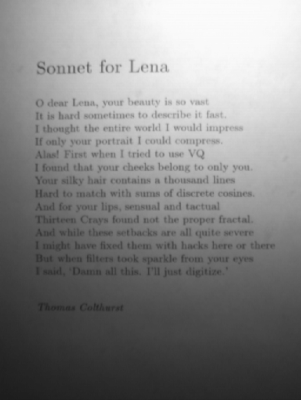
#> input picture 1007/example/word.png, 301 x 400 px, found by its file name
$ python 1007_word.py
#> lines starting #> are read from the running program, lines starting #| are printed output that depends on the picture; after the words box and inside, x2 and y2 are one past the last pixel; in counts of white or black regions, pixels touching at a corner belong together
### mytools.py
def save_file(dir, filename):
    import os
    import cv2
    try:
        # 使用mkdir若沒有父目錄會出問題
        os.makedirs(dir, exist_ok=True)
    except: pass
    for file, img in filename:
        file_path = os.path.join(dir, file)
        cv2.imwrite(file_path, img)


### 1007/1007_word.py
import cv2
import numpy as np
import os

img = cv2.imread('1007/example/word.png', cv2.IMREAD_GRAYSCALE)
#> img is the input picture: shape (400, 301); min 28, max 251, mean 133.1

threshold = cv2.adaptiveThreshold(img,255,cv2.ADAPTIVE_THRESH_GAUSSIAN_C,\
            cv2.THRESH_BINARY,3,2)
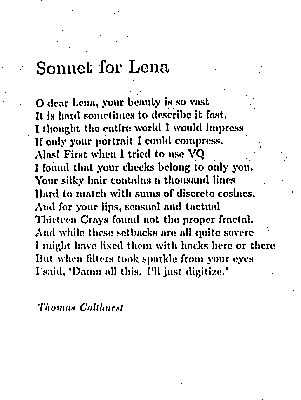
#> threshold: shape (400, 301); 93.6% white; black in thin lines or dots
cv2.imshow('threshold', threshold)

kernel = cv2.getStructuringElement(cv2.MORPH_ELLIPSE, (2, 3))
''' 因為是白底黑字，所以erode和dilate要相反操作! '''
erode = cv2.erode(threshold, kernel)
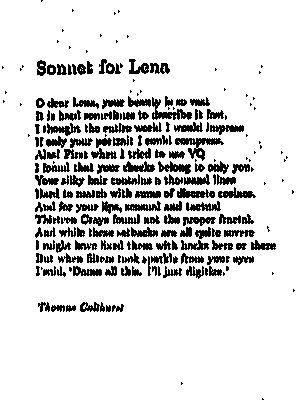
#> erode: shape (400, 301); 86.2% white; 236 black regions (63 under 20 px), largest, box (x1, y1, x2, y2) and area: (175, 138, 224, 161) 400, (152, 97, 192, 120) 322, (177, 188, 215, 198) 241
dilate = cv2.dilate(erode, kernel)
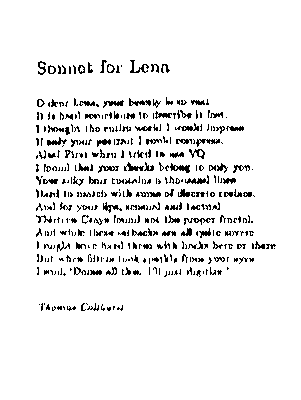
#> dilate: shape (400, 301); 93.4% white; black in thin lines or dots, all inside (x1, y1, x2, y2) = (36, 60, 276, 311)
cv2.imshow('open', dilate)
''' 用膨脹去變成連線 '''
kernel_dil = cv2.getStructuringElement(cv2.MORPH_RECT, (11, 1))
erode_line = cv2.erode(dilate, kernel_dil)
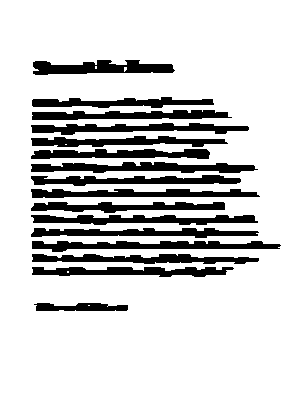
#> erode_line: shape (400, 301); 81.7% white; 16 black regions, largest, box (x1, y1, x2, y2) and area: (31, 162, 258, 173) 1656, (32, 241, 281, 252) 1645, (31, 215, 258, 225) 1532
cv2.imshow('dilate', erode_line)

cv2.waitKey(0)

# 存檔
try:
    import os
    import sys
    sys.path.append(os.getcwd())
    import mytools # from mytools.py
    mytools.save_file('1007/result/hk1',
                      [['word-binary.png', threshold],
                       ['word-open.png', dilate],
                       ['word-dilate.png', erode_line]])
except:
    print('存檔失敗QQ')
'''
第一張 二質化
去雜訊
連起來
'''

$ run again, with 1007/example/T_pic.png copied over 1007/example/word.png
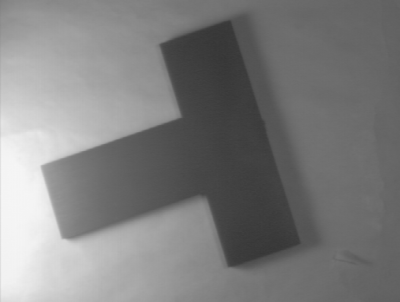
#> input picture 1007/example/T_pic.png, 400 x 302 px, found by its file name
#> img is the input picture: shape (302, 400); min 53, max 246, mean 126.3
#> `threshold = cv2.adaptiveThreshold(img,255,cv2.ADAPTIVE_THRESH_GAUSSIAN..`:
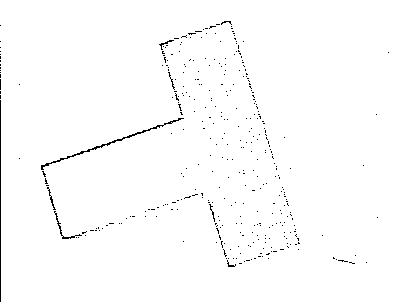
#> threshold: shape (302, 400); 98.9% white; black in thin lines or dots
#> erode: shape (302, 400); 97% white; 203 black regions (186 under 20 px), largest, box (x1, y1, x2, y2) and area: (41, 117, 185, 240) 880, (0, 50, 2, 302) 489, (181, 20, 262, 120) 381
#> dilate: shape (302, 400); 98.9% white; 98 black regions (91 under 20 px), largest, box (x1, y1, x2, y2) and area: (0, 51, 2, 302) 467, (42, 118, 184, 178) 288, (46, 179, 87, 239) 147
#> `erode_line = cv2.erode(dilate, kernel_dil)`:
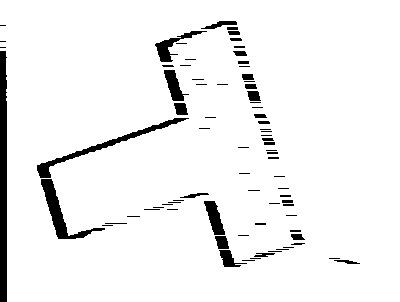
#> erode_line: shape (302, 400); 94.4% white; 78 black regions (41 under 20 px), largest, box (x1, y1, x2, y2) and area: (0, 51, 7, 302) 1722, (37, 118, 189, 178) 894, (41, 179, 105, 239) 852

$ run again, with 1007/example/coin.jpg saved as 1007/example/word.png
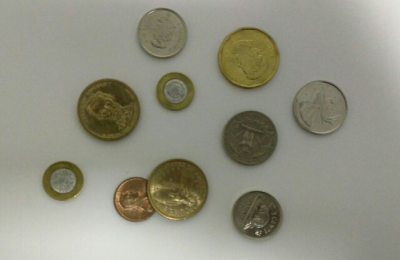
#> input picture 1007/example/coin.jpg, 400 x 260 px, found by its file name
#> `threshold = cv2.adaptiveThreshold(img,255,cv2.ADAPTIVE_THRESH_GAUSSIAN..`:
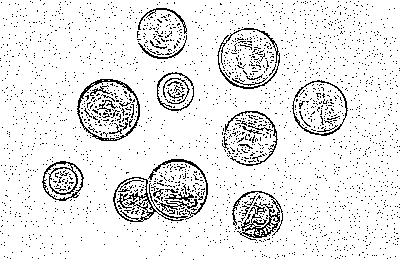
#> threshold: shape (260, 400); 91.2% white; black in thin lines or dots
#> erode: shape (260, 400); 77.4% white; 1274 black regions (1250 under 20 px), largest, box (x1, y1, x2, y2) and area: (113, 158, 209, 225) 3614, (77, 78, 141, 142) 2415, (217, 26, 281, 90) 1957
#> dilate: shape (260, 400); 90.9% white; black in thin lines or dots
#> `erode_line = cv2.erode(dilate, kernel_dil)`:
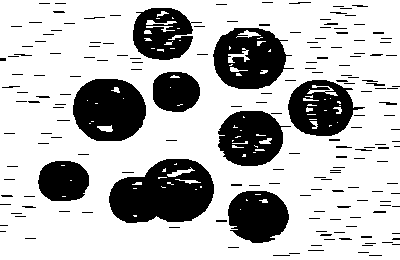
#> erode_line: shape (260, 400); 73.6% white; 182 black regions (139 under 20 px), largest, box (x1, y1, x2, y2) and area: (109, 159, 214, 223) 4889, (73, 79, 146, 141) 3580, (213, 28, 294, 89) 3284
